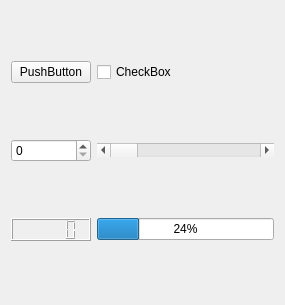
<?xml version="1.0" encoding="UTF-8"?>
<ui version="4.0">
 <class>Widget</class>
 <widget class="QWidget" name="Widget">
  <property name="geometry">
   <rect>
    <x>0</x>
    <y>0</y>
    <width>285</width>
    <height>305</height>
   </rect>
  </property>
  <property name="windowTitle">
   <string>Widget</string>
  </property>
  <layout class="QGridLayout" name="gridLayout">
   <item row="0" column="0">
    <widget class="QPushButton" name="pushButton">
     <property name="text">
      <string>PushButton</string>
     </property>
    </widget>
   </item>
   <item row="0" column="1">
    <widget class="QCheckBox" name="checkBox">
     <property name="text">
      <string>CheckBox</string>
     </property>
    </widget>
   </item>
   <item row="1" column="0">
    <widget class="QSpinBox" name="spinBox"/>
   </item>
   <item row="1" column="1">
    <widget class="QScrollBar" name="horizontalScrollBar">
     <property name="orientation">
      <enum>Qt::Horizontal</enum>
     </property>
    </widget>
   </item>
   <item row="2" column="0">
    <widget class="QLCDNumber" name="lcdNumber"/>
   </item>
   <item row="2" column="1">
    <widget class="QProgressBar" name="progressBar">
     <property name="value">
      <number>24</number>
     </property>
    </widget>
   </item>
  </layout>
 </widget>
 <resources/>
 <connections/>
</ui>
